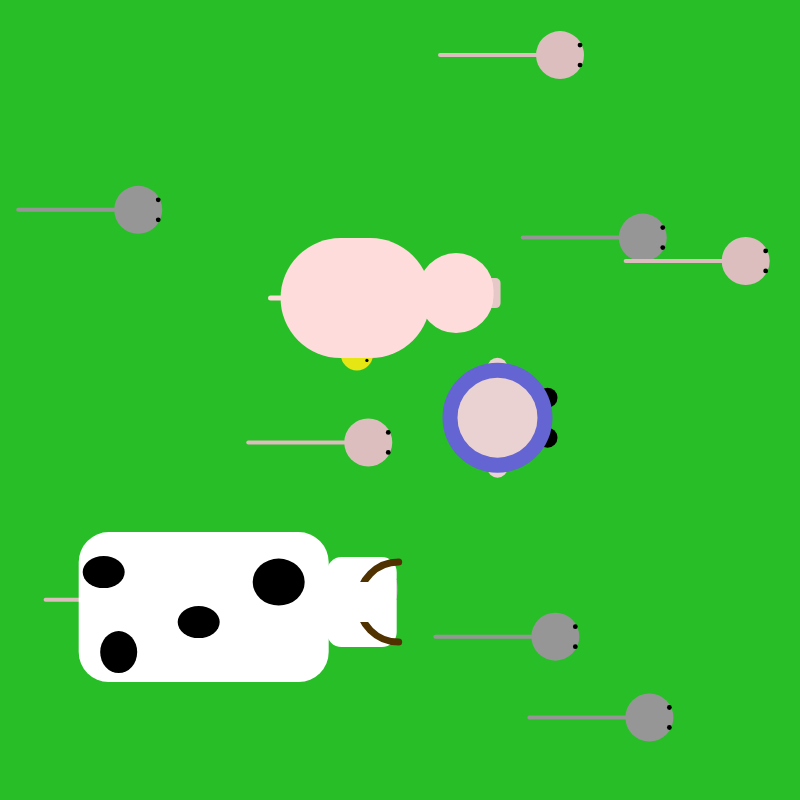
Frame 1 (no input)
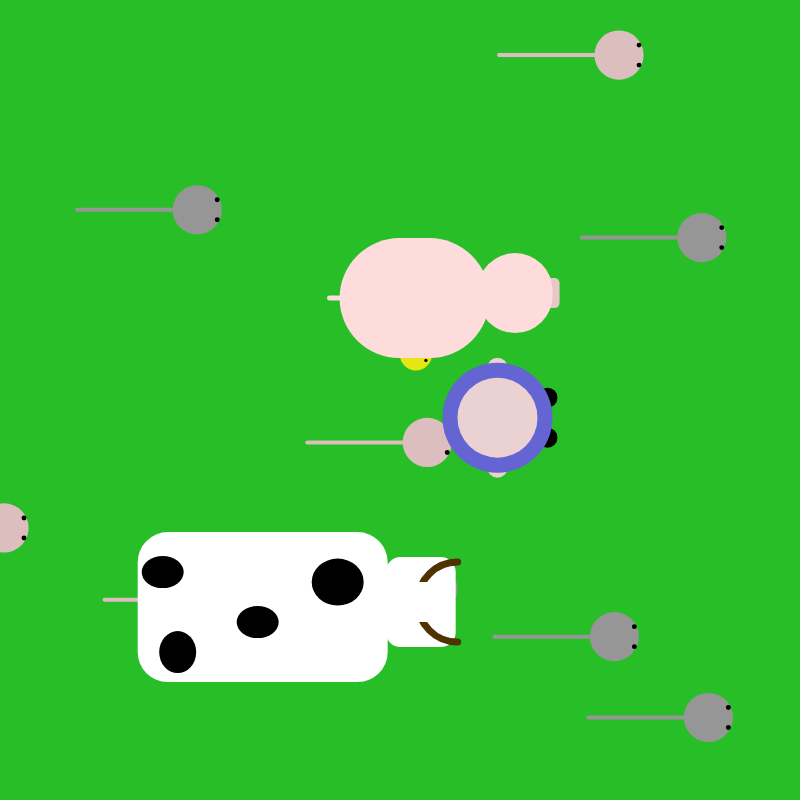
Frame 60 (no input)
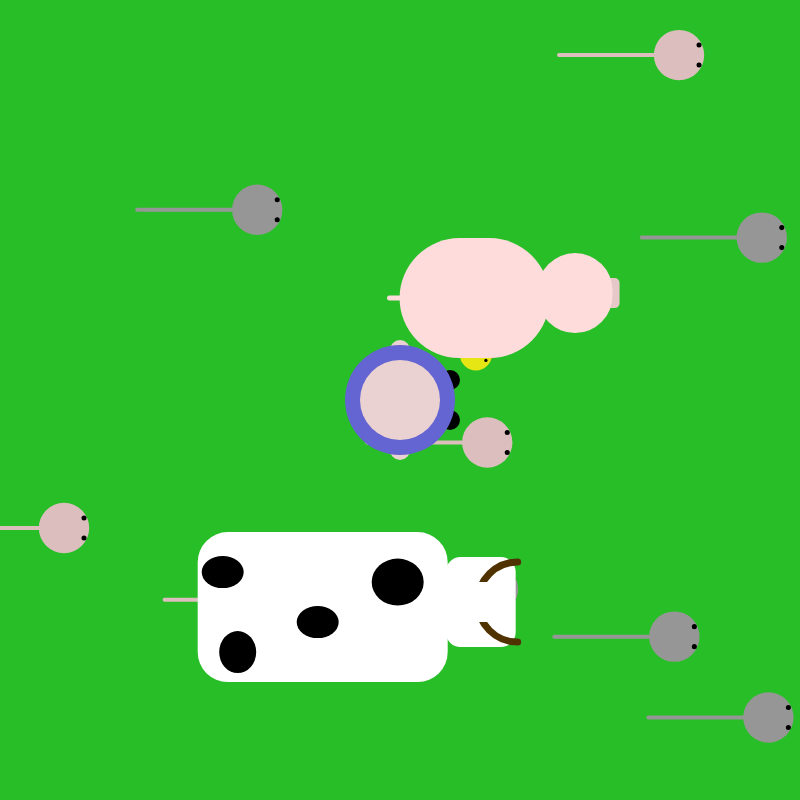
Frame 120 (the mouse pressed at the canvas centre since frame 60)

The p5.js sketch that drew these frames (run headless with seeded random() and noise() and a simulated clock; from frame 60 on, the mouse is pressed at the canvas centre):

// p5.js sketch
// ── sketch.js
//arreglo de las ratas
var misRatas = [];
// variable del pollito
var Felipe;
// variavle de la vaca
var Mateo;
// variable del cerdito
var Chuckles;
// variable del granjero
var Juan;

function setup() {
  createCanvas(800, 800);
  // tamaño y cantidad del arreglo de ratas
  for (var i = 0; i < 10; i = i+1) {
    misRatas[i] = new Rata(random(0,2));
  }

// creacion del pollito
  Felipe = new Pollito(1);
// creacion de la vaca
	Mateo = new Vaquito(1);
	// creacion del cerdo
  Chuckles = new Cerdito(1);
  // creacion del granjero
  Juan = new Granjero(1);
  
  



}

function draw() {

  background(40,190,40);
  // agregar caractersticas y habilidades de las ratas
  for (var i = 0; i < misRatas.length; i = i+1) {
    misRatas[i].dibujarse();
    misRatas[i].moverse();
    misRatas[i].crecer();
    
    if (Juan.x > misRatas[i].x
      && Juan.x < misRatas[i].x +50
      && Juan.y > misRatas[i].y
      && Juan.y < misRatas[i].y+50 ) {
        misRatas.splice(i, 1);
      }
  
  
  /*if (Felipe.x < misRatas[i].x
      && Felipe.x > misRatas[i].x +10
      && Felipe.y < misRatas[i].y
      && Felipe.y > misRatas[i].y+10 ) {
        Felipe.morir();
      }*/
  }


  
// agregar caracteristicas del pollito
  Felipe.dibujarse();
  Felipe.moverse();
  // agregar caracteristicas de la vaca
  Mateo.dibujarse();
  Mateo.moverse();
  // agregar caracteristicas del cerdo
  Chuckles.dibujarse();
  Chuckles.moverse();
// agregar caracteristicas del granjero
  Juan.dibujarse();
  
 

  if (mouseIsPressed) {
    Juan.x = mouseX;
  }

  if (mouseIsPressed) {
    Juan.y = mouseY;
  }

}
// elementos de la rata
function Rata(genero) {
  this.x = random(0, width);
  this.y = random(0, height);
  this.tamano = 48;
  this.genero = genero;



  this.dibujarse = function() {
    if (this.genero <= 1) {
      strokeWeight(4);
      stroke(150);
      line(this.x, this.y, this.x - 120, this.y);
      noStroke();
      fill(150);
      ellipse(this.x, this.y, this.tamano, this.tamano);
      fill(0, 0, 0);
      ellipse(this.x + 20, this.y - 10, this.tamano / 10, this.tamano / 10);
      ellipse(this.x + 20, this.y + 10, this.tamano / 10, this.tamano / 10);
    }

    if (this.genero > 1 && this.genero <= 2) {
      strokeWeight(4);
      stroke(220, 190, 190);
      line(this.x, this.y, this.x - 120, this.y);
      noStroke();
      fill(220, 190, 190);
      ellipse(this.x, this.y, this.tamano, this.tamano);
      fill(0);
      ellipse(this.x + 20, this.y - 10, this.tamano / 10, this.tamano / 10);
      ellipse(this.x + 20, this.y + 10, this.tamano / 10, this.tamano / 10);
    }

  }

  this.moverse = function() {
    this.x = this.x + 1
    if (this.x >= width) {
      this.x = 0;
      this.y = random(0,height);
    }
  }
  this.crecer = function() {
    if (this.tamano < 70) {
      this.tamano = this.tamano + 0.02;
    }
  }
  this.morir = function() {
    this.tamano = 0;
    
  }
}
//elementos del pollito
  function Pollito(genero) {
    this.x = random(0, width);
    this.y = random(0, height);
    this.tamano = 32;
    this.genero = genero;



    this.dibujarse = function() {
      if (this.genero == 1) {
        strokeWeight(4);
        stroke(150,150,80);
        triangle(this.x, this.y + 10, this.x, this.y - 10, this.x + 20, this.y);
        fill(0);
        noStroke();
        fill(230,230,20);
        ellipse(this.x, this.y, this.tamano, this.tamano);
        fill(0, 0, 0);
        ellipse(this.x + 10, this.y - 6, this.tamano / 10, this.tamano / 10);
        ellipse(this.x + 10, this.y + 6, this.tamano / 10, this.tamano / 10);
      }


    }

    this.moverse = function() {
      this.x = this.x + 1
      if (this.x >= width) {
        this.x = 0;
        this.y = random(0,height);
      }
    }
    this.crecer = function() {
      if (this.tamano < 70) {
        this.tamano = this.tamano + 0.02;
      }
    }
    this.morir = function() {
    this.tamano = 0;
    
  }
  }

  // elementos de la vaca
    function Vaquito(genero) {
    this.x = random(0, width);
    this.y = random(0, height);
    this.tamano = 32;
    this.genero = genero;



    this.dibujarse = function() {
      if (this.genero == 1) {
      fill(255);
        rect(this.x, this.y, 250 , 150,30);
        rect(this.x+248, this.y+25, 70 , 90,15);
        
        stroke(80,50,1)
        strokeWeight(7);
        fill(150,50,150,0);
        arc(this.x+320, this.y+70, 80, 80,  PI/2, -PI/2, OPEN);
        
        noStroke();
        fill(255);
        rect(this.x+255, this.y+50, 40 , 40);
        
        
        noStroke();
        fill(0);
        ellipse(this.x+25, this.y+40, this.tamano+10, this.tamano);
        ellipse(this.x+120, this.y+90, this.tamano+10, this.tamano);
        ellipse(this.x+200, this.y+50, this.tamano+20, this.tamano+15);
        ellipse(this.x+40, this.y+120, this.tamano+5, this.tamano+10);
        fill(0);
        
      }


    }

    this.moverse = function() {
      this.x = this.x + 1
      if (this.x >= width) {
        this.x = 0;
        this.y = random(0,height);
      }
    }
    this.crecer = function() {
      if (this.tamano < 40) {
        this.tamano = this.tamano + 0.02;
      }
    }
}
// elementos del cerdo
function Cerdito(genero) {
    this.x = random(0, width);
    this.y = random(0, height);
    this.tamano = 32;
    this.genero = genero;



    this.dibujarse = function() {
      if (this.genero == 1) {
      fill(255,220,220);
        rect(this.x, this.y, 150 , 120,60);
        
        fill(230,200,200);
        rect(this.x+205, this.y+40, 15 , 30,5);
        
        fill(255,220,220);
        rect(this.x+138, this.y+15, 75 , 80,40);
        
        fill(255,220,220);
        stroke(255,220,220);
        strokeWeight(5);
        line(this.x, this.y+60, this.x-10, this.y+60);
        
        
      }


    }

    this.moverse = function() {
      this.x = this.x + 1
      if (this.x >= width) {
        this.x = 0;
        this.y = random(0,height);
      }
    }
    this.crecer = function() {
      if (this.tamano < 40) {
        this.tamano = this.tamano + 0.02;
      }
    }
}

// elementosdel granjero
function Granjero(genero) {
    this.x = random(0, width);
    this.y = random(0, height);
    this.tamano = 32;
    this.genero = genero;



    this.dibujarse = function() {
      if (this.genero == 1) {
      noStroke();
        fill(0);
        ellipse(this.x+50,this.y+20,20,20);
        ellipse(this.x+50,this.y-20,20,20);
        fill(235,210,210);
        ellipse(this.x,this.y+50,20,20);
        ellipse(this.x,this.y-50,20,20);
        
        fill(100,100,210);
        ellipse(this.x, this.y, 110 , 110);
        fill(235,210,210);
        ellipse(this.x,this.y,80,80);
        
        
      }


    }

    this.moverse = function() {
      this.x = this.x + 1
      if (this.x >= width) {
        this.x = 0;
        this.y = random(0,height);
      }
    }
    this.crecer = function() {
      if (this.tamano < 40) {
        this.tamano = this.tamano + 0.02;
      }
    }
}
